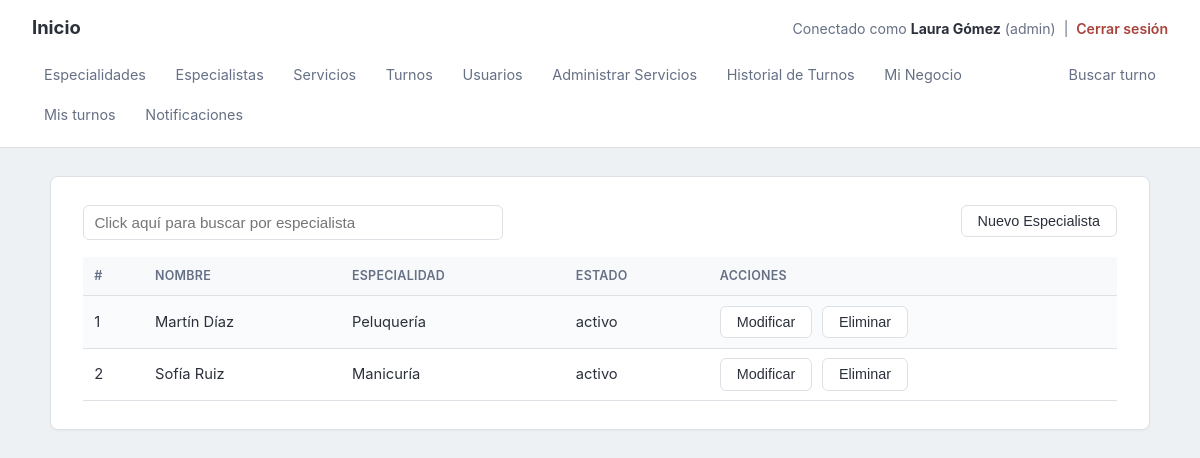
The app's page /especialistas/index.php (signed in) with its own data.
### tables this page shows
CREATE TABLE especialistas (id INT AUTO_INCREMENT PRIMARY KEY, negocio_id INT NOT NULL, usuario_id INT DEFAULT NULL, especialidad_id INT NOT NULL, nombre VARCHAR(100) NOT NULL, estado VARCHAR(50) DEFAULT 'activo', FOREIGN KEY (negocio_id) REFERENCES negocio_config (id) ON DELETE CASCADE ON UPDATE CASCADE, FOREIGN KEY (usuario_id) REFERENCES usuarios (id) ON DELETE SET NULL ON UPDATE CASCADE, FOREIGN KEY (especialidad_id) REFERENCES especialidades (id) ON UPDATE CASCADE);

CREATE TABLE especialidades (id INT AUTO_INCREMENT PRIMARY KEY, negocio_id INT NOT NULL, nombre VARCHAR(100) NOT NULL, FOREIGN KEY (negocio_id) REFERENCES negocio_config (id) ON DELETE CASCADE ON UPDATE CASCADE);

### especialistas/index.php (the view, shortened to what this page needs)
<?php
require("../require_admin.php");
?>
<!doctype html>
<html>
<head>
<link rel="stylesheet" href="../estilos.css">
</head>
<body>
<?php require("../menu_interior.php"); ?>
<main class="container">
<div style="width: 60%;float: left" >
<form name="carga" id="carga" action="./" method="post">
<input style="width: 100%;" type="text" name="buscar" value="<?php echo isset($_POST['buscar']) ? htmlspecialchars($_POST['buscar']) : ''; ?>" placeholder="Click aquí para buscar por especialista">
</form>
</div>
<div align="right">
<button type="button" onclick="location.href='alta/'">Nuevo Especialista</button>
</div>
<table class="table table-striped table-hover">
<tr>
	<th>#</th>
	<th>Nombre</th>
	<th>Especialidad</th>
	<th>Estado</th>
	<th>Acciones</th>
</tr>
<?php
$buscar = isset($_POST['buscar']) ? $_POST['buscar'] : '';
$like = '%' . $buscar . '%';
$negocio_id = $_SESSION['usuario_negocio_id'];
$sqls = "SELECT es.id, es.nombre, es.estado, ed.nombre AS especialidad
         FROM especialistas es
         JOIN especialidades ed ON ed.id = es.especialidad_id
         WHERE es.negocio_id = ? AND es.nombre LIKE ?
         ORDER BY es.nombre";
$stmt = $conexion->prepare($sqls);
$stmt->bind_param("is", $negocio_id, $like);
$stmt->execute();
$res = $stmt->get_result();
$i = 1;
while ($fila = $res->fetch_assoc()) {
$id = $fila['id'];
?>
<tr>
	<td><?php echo $i; ?></td>
	<td><?php echo htmlspecialchars($fila['nombre']); ?></td>
	<td><?php echo htmlspecialchars($fila['especialidad']); ?></td>
	<td><?php echo htmlspecialchars($fila['estado']); ?></td>
	<td>
	<button type="button" onclick="location.href='modificacion/index.php?id=<?php echo $id; ?>'">Modificar</button>
	<button type="button" onclick="if(confirm('¿Eliminar este especialista?')) location.href='baja/index.php?id=<?php echo $id; ?>'">Eliminar</button>
	</td>
</tr>
<?php $i++; } $stmt->close(); ?>
</table>
</main>
</body>
</html>

### estilos.css (style rules this page uses)
:root { --bg: #eef1f4; --surface: #ffffff; --text: #2b303b; --text-muted: #667085; --border: #dde1e6; --primary: #3a5a78; --primary-dark: #2c4a63; --danger: #a8433c; --radius: 6px; }
* { box-sizing: border-box; }
html, body { margin: 0; padding: 0; min-height: 100%; }
body { background: var(--bg); color: var(--text); font-family: -apple-system, BlinkMacSystemFont, "Segoe UI", Roboto, Helvetica, Arial, sans-serif; font-size: 15px; line-height: 1.5; }
main.container { max-width: 1100px; margin: 1.75rem auto; background: var(--surface); border: 1px solid var(--border); border-radius: 8px; padding: 1.75rem 2rem; box-shadow: 0 1px 2px rgba(16, 24, 40, .04); }
main.container::after { content: ""; display: table; clear: both; }
input[type="text"], input[type="email"], input[type="password"], input[type="date"], input[type="time"], input[type="number"] { display: block; width: 100%; max-width: 420px; padding: .5rem .65rem; border: 1px solid var(--border); border-radius: var(--radius); font-size: .95rem; color: var(--text); background: #fff; }
input[name="buscar"] { padding: .5rem .65rem; border: 1px solid var(--border); border-radius: var(--radius); font-size: .95rem; background: #fff; }
button { background: #fff; color: var(--text); border: 1px solid var(--border); padding: .45rem 1rem; border-radius: var(--radius); font-size: .9rem; cursor: pointer; }
table.table { width: 100%; border-collapse: collapse; margin-top: 1.25rem; font-size: .92rem; }
table.table th, table.table td { padding: .6rem .7rem; text-align: left; border-bottom: 1px solid var(--border); vertical-align: middle; }
table.table th { background: #f8f9fb; font-size: .78rem; text-transform: uppercase; letter-spacing: .02em; color: var(--text-muted); font-weight: 600; }
table.table-striped tr:nth-child(even) { background: #fafbfc; }
table.table td button { margin-right: .35rem; }
table.table td button:last-child { margin-right: 0; }

### records on screen
especialistas: nombre "Martín Díaz", especialidad.nombre "Peluquería", estado "activo"
especialistas: nombre "Sofía Ruiz", especialidad.nombre "Manicuría", estado "activo"

### other values on screen
$_SESSION['usuario_nombre'] "Laura Gómez"
$_SESSION['usuario_rol'] "admin"
